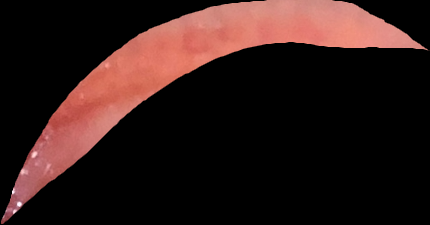
#> input picture Dataset/Anemic-001RA (2).png, 430 x 225 px, found by its file name; its folder holds only this picture in this run
$ jupyter execute PreProcesamiento.ipynb
#> lines starting #> are read from the running program, lines starting #| are printed output that depends on the picture
# Pre-Procesamiento de los datos

[cell 1]
import os
import random
import numpy as np

dir_path = r"C:\Users\HP\Desktop\ModeloAnemiaConjuntiva\Dataset"
Data_files = []
for file_path in os.listdir(dir_path):
    if os.path.isfile(os.path.join(dir_path, file_path)):
        Data_files.append(file_path)

[cell 2]
print(len(Data_files))

#### Redimensionar la imagen

[cell 3]
import cv2

# Load the image
image_path = r'C:\Users\HP\Desktop\ModeloAnemiaConjuntiva\Dataset\Anemic-017 (12).png'
print(image_path)
image = cv2.imread(image_path)
# Check if the image was loaded successfully
if image is None:
    print("Error loading image.")
else:
    # Resize the image
    new_width = 800
    new_height = 800
    resized_image = cv2.resize(image, (new_width, new_height))

    # Display the image in a window
    cv2.imshow('Resized Image', resized_image)
    cv2.waitKey(0)  # Wait until a key is pressed
    cv2.destroyAllWindows()  # Close the window

#### Encontrar la forma máxima de la imagen

[cell 4]
dataset=[]
dir_path = r"C:\Users\HP\Desktop\ModeloAnemiaConjuntiva\Dataset"
max=0

for images in Data_files:
    img=np.array(cv2.imread(os.path.join(dir_path, images)))
#> img is the input picture: shape (225, 430, 3); mean B, G, R 23.9, 26.3, 46.5
    dataset.append(img)
    if(img.shape[0]>max or img.shape[1]>max):
      if img.shape[0] >img.shape[1] :
        max=img.shape[0]
        files=images
      else:
        max=img.shape[1]
#> max = 430
        files=images
print(max)
#| 430
print(files)
print(np.array(cv2.imread(os.path.join(dir_path, files))).shape)

#### Redimensionamiento (relleno)

[cell 5]
import math
from skimage.io import imsave, imread

for images in Data_files:
    img=np.array(cv2.imread(os.path.join(dir_path, images)))
    #print(img.shape)
    padding = ((math.floor((max-img.shape[0])/2), math.ceil((max-img.shape[0])/2)), (math.floor((max-img.shape[1])/2), math.ceil((max-img.shape[1])/2)),(0,0))
#> padding = ((102, 103), (0, 0), (0, 0))
    y = np.pad(img, padding, mode='constant',constant_values=0)
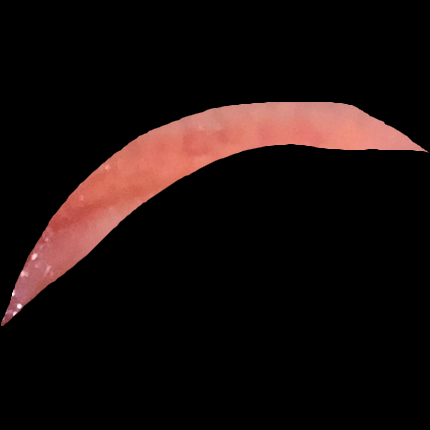
#> y: shape (430, 430, 3); mean B, G, R 12.5, 13.8, 24.4
    #print(y.shape)
    padded_image = y[:, :, [2, 1, 0]]
imsave(r"C:\Users\HP\Desktop\ModeloAnemiaConjuntiva" + "/" + images, padded_image)

#### Paso 1

[cell 6]
import os
import numpy as np
import cv2

# Define the directory path to the dataset
dir_path = r"C:\Users\HP\Desktop\ModeloAnemiaConjuntiva\Dataset"
dataset = []
files_folder = []

# Define the target size
target_size = (160, 160)  # Set the desired size (width, height)

# Load images from the directory
for file_path in os.listdir(dir_path):
    if os.path.isfile(os.path.join(dir_path, file_path)):
        img = cv2.imread(os.path.join(dir_path, file_path))

        if img is not None:  # Check if the image was loaded successfully
            img_resized = cv2.resize(img, target_size)  # Resize the image
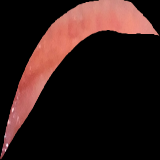
#> img_resized: shape (160, 160, 3); mean B, G, R 23.8, 26.3, 46.5
            dataset.append(img_resized)
            files_folder.append(file_path)

# Convert the dataset list to a NumPy array
dataset = np.array(dataset)
print("Dataset shape:", dataset.shape)
#| Dataset shape: (1, 160, 160, 3)

# Initialize labels
labels = []

# Assign labels based on file names
for files in files_folder:
    if files[0] == 'N':
        labels.append(0)  # Label for 'N'
    elif files[0] == 'A':
        labels.append(1)  # Label for 'A'

# Convert labels list to a NumPy array
labels = np.array(labels)
print("Labels shape:", labels.shape)

$ run again, on Dataset/Anemic-013 (2).png
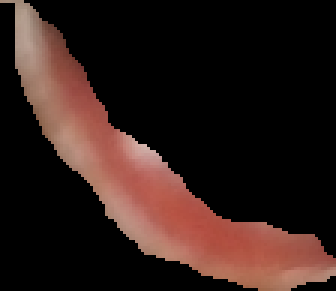
#> input picture Dataset/Anemic-013 (2).png, 112 x 97 px, found by its file name (shown 3 times larger)
#> img is the input picture: shape (97, 112, 3); mean B, G, R 24.7, 28.7, 46.4
#| 112
#> `y = np.pad(img, padding, mode='constant',constant_values=0)`:
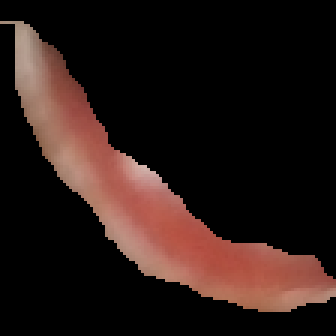
#> y: shape (112, 112, 3) (shown 3 times larger); mean B, G, R 21.4, 24.8, 40.2
#> `img_resized = cv2.resize(img, target_size)`:
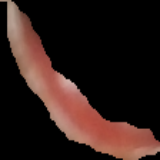
#> img_resized: shape (160, 160, 3); mean B, G, R 24.7, 28.6, 46.4
#| Dataset shape: (1, 160, 160, 3)

$ run again, on Dataset/Anemic-016 (4).png
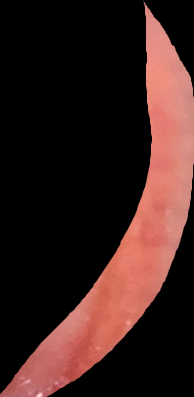
#> input picture Dataset/Anemic-016 (4).png, 194 x 397 px, found by its file name
#> img is the input picture: shape (397, 194, 3); mean B, G, R 28.6, 31.7, 56.3
#| 397
#> `y = np.pad(img, padding, mode='constant',constant_values=0)`:
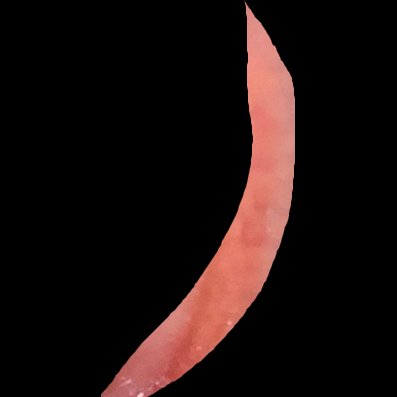
#> y: shape (397, 397, 3); mean B, G, R 14, 15.5, 27.5
#> `img_resized = cv2.resize(img, target_size)`:
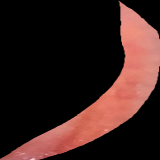
#> img_resized: shape (160, 160, 3); mean B, G, R 28.6, 31.7, 56.3
#| Dataset shape: (1, 160, 160, 3)

$ run again, on Dataset/Anemic-006 (11).png
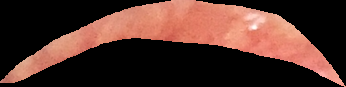
#> input picture Dataset/Anemic-006 (11).png, 346 x 87 px, found by its file name
#> img is the input picture: shape (87, 346, 3); mean B, G, R 42.1, 49.9, 81.6
#| 346
#> `y = np.pad(img, padding, mode='constant',constant_values=0)`:
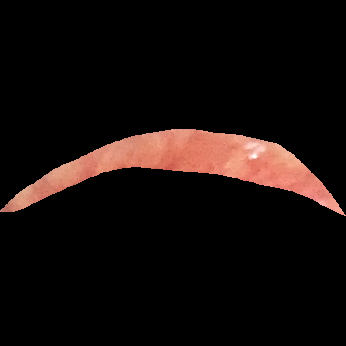
#> y: shape (346, 346, 3); mean B, G, R 10.6, 12.5, 20.5
#> `img_resized = cv2.resize(img, target_size)`:
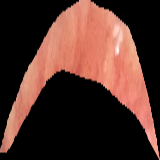
#> img_resized: shape (160, 160, 3); mean B, G, R 42.1, 49.8, 81.6
#| Dataset shape: (1, 160, 160, 3)
